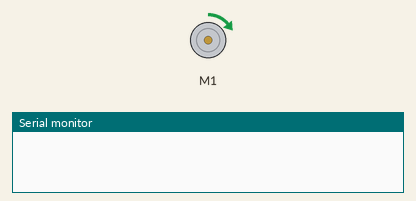
Simulated run of this sketch. Board: Arduino Uno, built with avr-gcc and run on an emulated ATmega328P. On the bench: DC motor (green arrow = forward, orange = backward, longer = faster), the last lines printed to the serial monitor. Random numbers use the default seed unless the sketch sets one.

Above: at 0.05 s.
At 12.26 s:
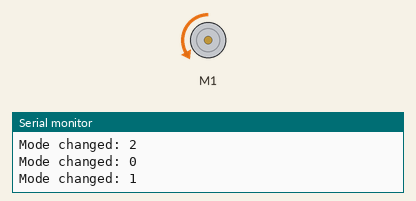
At 22.07 s:
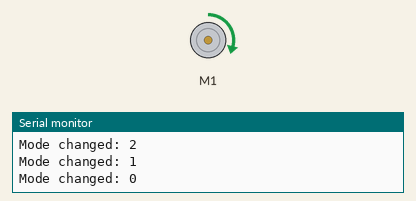
At 39.9 s:
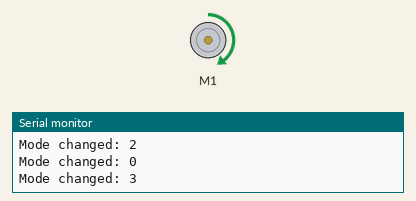
Timing chart, 0 to 40.0 s (numbered marks = the images above):
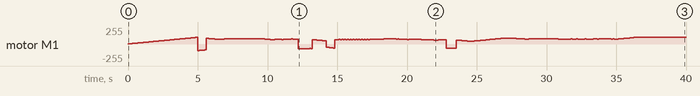

Measured:
- by itself, motor M1: stopped → forward 2/255 at 0.00 s, → forward 4/255 0.10 s later, → forward 6/255 0.10 s later, → forward 8/255 0.10 s later, … (400 changes in this stretch)

The sketch:

LoopingLouie.ino
```cpp
#include <AFMotor.h>
#define MAXSPEED 100
#define MINSPEED 40

#define SPEEDCHANGE 3000

AF_DCMotor motorL(1);

unsigned long targetTimeMode = 0;
unsigned long nextSpeedChange = 0;
unsigned int targetSpeed = MINSPEED;

unsigned int rndfor = 0;

typedef struct{
    int minspeed;
    int maxspeed;
    int mintime;
    int maxtime;
    bool forward;
    bool randomspeed;
} mode;

//minspeed, maxspeed, mintime, maxtime, forward/backward (1/-1), randomspeed 1/0
const mode modeForward = {MINSPEED, MAXSPEED, 2000, 30000, true, true};
const mode modeBackward = {MINSPEED, MAXSPEED, 500, 1000, false, true};
const mode modeDrop = {0, 0, 1000, 1000, true, false};
const mode modeEscalate = {MAXSPEED, MAXSPEED, 5000, 5000, true, false};

mode modes[] = {modeForward, modeBackward, modeDrop, modeEscalate};
mode *currentMode = NULL;

void nextMode() {
  int index = random(0, sizeof(modes) / sizeof(mode));
  currentMode = &modes[index];
  targetTimeMode = millis() + random(currentMode->mintime, currentMode->maxtime);
  targetSpeed = random(currentMode->minspeed, currentMode->maxspeed);

  Serial.print("Mode changed: ");
  Serial.print(index);
  Serial.print("\n");
}

uint8_t speed = 0;
uint8_t generateSpeed() {
  if (currentMode->randomspeed) {
      if(millis() > nextSpeedChange){
        targetSpeed = random(currentMode->minspeed, currentMode->maxspeed);
      }
  } else {
    nextSpeedChange = millis() + SPEEDCHANGE;
  }

  if(speed < targetSpeed) {
     speed = (speed+2);
  } else {
     speed = (speed-2);
  }

  speed = min(speed, MAXSPEED);

  return speed;
}

void setup() {
  // put your setup code here, to run once:
  motorL.run(RELEASE);
  targetTimeMode = millis();
  nextMode();

  Serial.begin(9600);
}

void loop() {
  if(millis() > targetTimeMode){
    nextMode();
  }
  motorL.setSpeed(generateSpeed());

  if(currentMode->forward) {
    motorL.run(FORWARD);
  } else {
    motorL.run(BACKWARD);
  }

  delay(100);
}
```
